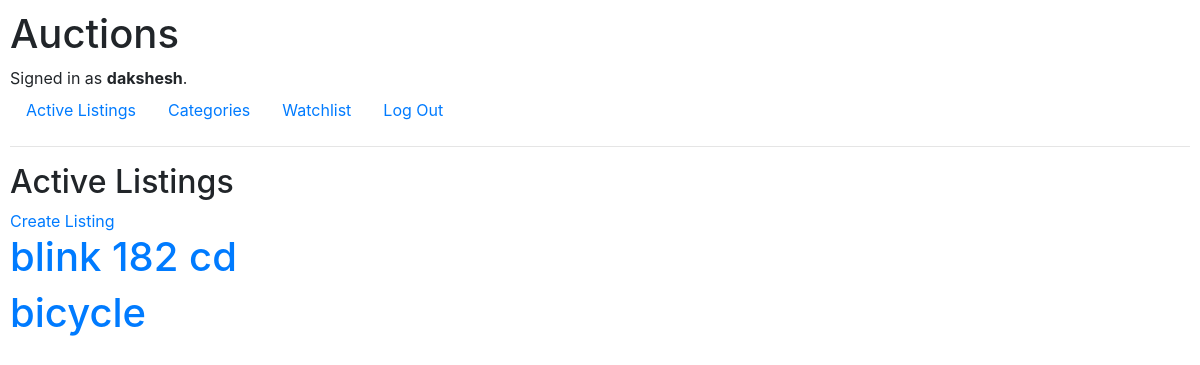
Screenshot of / (signed in) with the database file from the repository.
### auctions/models.py (models this page shows, shortened)
class User(AbstractUser):
    pass

class Listings(models.Model):
    id = models.CharField(max_length=5, primary_key=True)
    user = models.ForeignKey(User, on_delete=models.CASCADE, related_name="user")
    title = models.CharField(max_length=64)
    category = models.CharField(max_length=64)
    description = models.CharField(max_length=300)
    bid = models.IntegerField()
    photo_url = models.CharField(max_length=500)

### auctions/views.py (the view)
# urls.py: path("", views.index, name="index"),
def index(request):
    return render(request, "auctions/index.html", {
        "listings": Listings.objects.all()
    })

### auctions/templates/auctions/index.html
{% extends "auctions/layout.html" %}
{% block body %}
    <h2>Active Listings</h2>
    {% if user.is_authenticated %}
    <a href="{% url 'create' %}">Create Listing</a>
    {% endif %}
    {% for listing in listings %}
        <h1><a href="{% url 'listing' listing.id %}"> {{listing.title}} </a></h1>
    {% endfor %}
{% endblock %}

### auctions/templates/auctions/layout.html (shortened to what this page needs)
{% load static %}
<!DOCTYPE html>
<html lang="en">
    <head>
        <link rel="stylesheet" href="https://stackpath.bootstrapcdn.com/bootstrap/4.4.1/css/bootstrap.min.css">
        <link href="{% static 'auctions/styles.css' %}" rel="stylesheet">
    </head>
    <body>
        <h1>Auctions</h1>
        <div>
            {% if user.is_authenticated %}
                Signed in as <strong>{{ user.username }}</strong>.
            {% else %}
                Not signed in.
            {% endif %}
        </div>
        <ul class="nav">
            <li class="nav-item">
                <a class="nav-link" href="{% url 'index' %}">Active Listings</a>
            </li>
            <li>
                <a class="nav-link" href="">Categories</a>
            </li>
            {% if user.is_authenticated %}
                <li>
                    <a class="nav-link" href="">Watchlist</a>
                </li>
                <li class="nav-item">
                    <a class="nav-link" href="{% url 'logout' %}">Log Out</a>
                </li>
            {% endif %}
        </ul>
        <hr>
        {% block body %}
        {% endblock %}
    </body>
</html>

### auctions/static/auctions/styles.css (style rules this page uses)
body { padding: 10px; }

### rows the page displays
User: username "dakshesh"
Listings: title "blink 182 cd"
Listings: title "bicycle"
